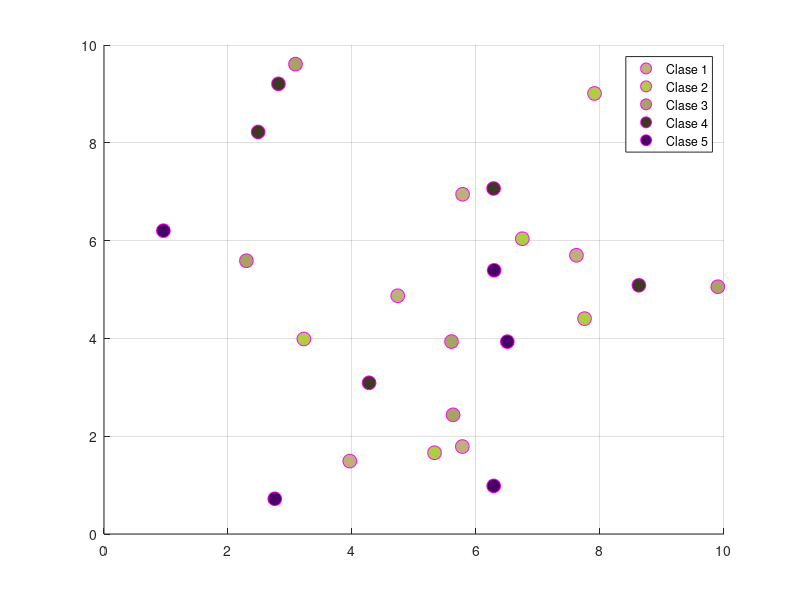

This chart was generated by the following MATLAB code:
clear all
clc
format long;

fileMatsCvHalanobis = fopen('./halanobisCrossVaidation.txt','w');
fileMatsCvEuclidean = fopen('./EuclidianCrossVaidation.txt','w');
fileMatsCvBayes = fopen('./BayesCrossVaidation.txt','w');
fileMatsCvKnn = fopen('./KnnCrossVaidation.txt','w');
porcentajesFinales = fopen('./pFinales.txt','wt');
%generando las clases
Cclases=input('¿cuantas clases quieres? ');
Celementos=input('¿cuantos elementos por clase? ');
cx = zeros(Cclases,Celementos);
cy = zeros(Cclases,Celementos);
aux = zeros(2,Celementos);

for i=1:Cclases   
    vx=input('dame la coordenada del origen del circulo en x: ');
    vy=input('dame la coordenada del origen del circulo en y: ');
    vector=[vx;vy];
    R=input('Radio del circulo ');
    t = 2*pi*rand(1,Celementos);
    r = R*sqrt(rand(1,Celementos));       
    cx(i,:) = vx + r.*cos(t);
    cy(i,:) = vy + r.*sin(t); 
end


%aqui voy a concatenar las 3 matrices de confusion de 5x5 correspondiente a
%cada metodo de entrenamiento correspondiste para cada clasificador
matsConfEndDistMinima = [];
matsConfEndBayes = [];
matsConfEndHalanobis = [];
matsConfEndKnn = [];

clc;
colors = ['b','g','r','c','m','y','k','w'];
color = 1;

figure(1)
grid on
hold on
for i=1:Cclases
    plot(cx(i,:),cy(i,:),'mo','MarkerFaceColor',[rand, rand, rand],'MarkerSize', 10)
end
legend(arrayfun(@(mode) sprintf('Clase %d', mode), 1:size(cx, 2), 'UniformOutput', false))

matsConfEndDistMinima = [];
matsConfEndBayes = [];
matsConfEndHalanobis = [];
matsConfEndKnn = [];

clasificador = input('Introduce el clasificador que desee evaluear: \n 1: Euclidiano \n 2: Mahalanobis \n 3: Bayes \n 4: Kn \n R:');
switch clasificador
    %Euclidiano
    case 1
        matConfusionR = zeros(Cclases,Cclases);
        matConfusionCV = zeros(Cclases,Cclases);
        matConfusionHO = zeros(Cclases,Cclases);
        %RESTITUCION
        for n = 1: Cclases
            %puntos aleatorion n
            puntos = randi(Celementos,1,Celementos);
            %for de prueba con cada uno de los 100 puntos
            for j=1:Celementos
                %fprintf("Estoy ptobando 100 puntos para clase %d\n",i);
                %punto a analizar
                x=cx(n,puntos(j));
                y=cy(n,puntos(j));
                vector=[x;y];
                for p=1:Cclases
                    aux(1,:)=cx(p,:);
                    aux(2,:)=cy(p,:);
                    media=mean(aux,2);
                    distancia(p)=norm(media-vector);
                end
                minima=min(min(distancia));
                valor=find(distancia==minima);
                matConfusionR(n,valor) = matConfusionR(n,valor)+1;
            end
        end
        %MITAD
        for n = 1: Cclases
            %puntos aleatorion n
            puntos = randi(Celementos,1,round(Celementos/2));
            %for de prueba con cada uno de los 99 puntos
            for j=1:round(Celementos/2)
                %fprintf("Estoy ptobando 99 puntos para clase %d\n",i);
                %punto a analizar
                x=cx(n,puntos(j));
                y=cy(n,puntos(j));
                vector=[x;y];
                for p=1:Cclases
                    aux(1,:)=cx(p,:);
                    aux(2,:)=cy(p,:);
                    media=mean(aux,2);
                    distancia(p)=norm(media-vector);
                end
                minima=min(min(distancia));
                valor=find(distancia==minima);
                matConfusionCV(n,valor) = matConfusionCV(n,valor)+1;
            end
        end
        %HOLD IN ONE
        for n = 1: Cclases
            %puntos aleatorion n
            puntos = randi(Celementos,1,Celementos-1);
            %for de prueba con cada uno de los 50 puntos
            for j=1:Celementos-1
                %fprintf("Estoy ptobando 100 puntos para clase %d\n",i);
                %punto a analizar
                x=cx(n,puntos(j));
                y=cy(n,puntos(j));
                vector=[x;y];
                for p=1:Cclases
                    aux(1,:)=cx(p,:);
                    aux(2,:)=cy(p,:);
                    media=mean(aux,2);
                    distancia(p)=norm(media-vector);
                end
                minima=min(min(distancia));
                valor=find(distancia==minima);
                matConfusionHO(n,valor) = matConfusionHO(n,valor)+1;
            end
        end
        
        efficientR = ((trace(matConfusionR)/Cclases)/Celementos)*100;
        efficientCV = ((trace(matConfusionCV)/Cclases)/(round(Celementos/2)))*100;
        efficientHO = ((trace(matConfusionHO)/Cclases)/(Celementos-1))*100;
        fprintf("Resultados distancia minima \n");
        fprintf("- - - - - - - - - - - - - - \n");
        fprintf("Restitucion \n");
        fprintf(" - - - - - - - Matriz - - - - - - -\n");
        disp(matConfusionR);
        fprintf(" - - - - - - - Eficiencia - - - - - - -\n");
        disp(efficientR);
        fprintf("Mitad \n");
        fprintf(" - - - - - - - Matriz - - - - - - -\n");
        disp(matConfusionCV);
        fprintf(" - - - - - - - Eficiencia - - - - - - -\n");
        disp(efficientCV)
        fprintf("Hold in One \n");
        fprintf(" - - - - - - - Matriz - - - - - - -\n");
        disp(matConfusionHO);
        fprintf(" - - - - - - - Eficiencia - - - - - - -\n");
        disp(efficientHO)
        %Mahalanobis
    case 2
        matConfusionR = zeros(Cclases,Cclases);
        matConfusionCV = zeros(Cclases,Cclases);
        matConfusionHO = zeros(Cclases,Cclases);
        %RESTITUCION
        for n = 1: Cclases
            %puntos aleatorion n
            puntos = randi(Celementos,1,Celementos);
            %for de prueba con cada uno de los 100 puntos
            for j=1:Celementos

                %punto a analizar
                x=cx(n,puntos(j));
                y=cy(n,puntos(j));
                vector=[x;y];
                for p=1:Cclases
                    aux(1,:)=cx(p,:);
                    aux(2,:)=cy(p,:);
                    media=mean(aux,2);
                    cov=(aux-media)*(aux-media)';
                    icov=inv(cov);
                    distancia(p)=(vector-media)'*icov*(vector-media);
                end
                minima=min(min(distancia));
                valor=find(distancia==minima);
                matConfusionR(n,valor) = matConfusionR(n,valor)+1;
            end
        end
        %MITAD
        for n = 1: Cclases
            %puntos aleatorion n
            puntos = randi(Celementos,1,round(Celementos/2));
            %for de prueba con cada uno de los 99 puntos
            for j=1:round(Celementos/2)
                %fprintf("Estoy ptobando 99 puntos para clase %d\n",i);
                %punto a analizar
                x=cx(n,puntos(j));
                y=cy(n,puntos(j));
                vector=[x;y];
                for p=1:Cclases
                    aux(1,:)=cx(p,:);
                    aux(2,:)=cy(p,:);
                    media=mean(aux,2);
                    cov=(aux-media)*(aux-media)';
                    icov=inv(cov);
                    distancia(p)=(vector-media)'*icov*(vector-media);
                end
                minima=min(min(distancia));
                valor=find(distancia==minima);
                matConfusionCV(n,valor) = matConfusionCV(n,valor)+1;
            end
        end
        %HOLD IN ONE
        for n = 1: Cclases
            %puntos aleatorion n
            puntos = randi(Celementos,1,Celementos-1);
            %for de prueba con cada uno de los 50 puntos
            for j=1:Celementos-1
                %fprintf("Estoy ptobando 100 puntos para clase %d\n",i);
                %punto a analizar
                x=cx(n,puntos(j));
                y=cy(n,puntos(j));
                vector=[x;y];
                for p=1:Cclases
                    aux(1,:)=cx(p,:);
                    aux(2,:)=cy(p,:);
                    media=mean(aux,2);
                    cov=(aux-media)*(aux-media)';
                    icov=inv(cov);
                    distancia(p)=(vector-media)'*icov*(vector-media);
                end
                minima=min(min(distancia));
                valor=find(distancia==minima);
                matConfusionHO(n,valor) = matConfusionHO(n,valor)+1;
            end
        end
        
        efficientR = ((trace(matConfusionR)/Cclases)/Celementos)*100;
        efficientCV = ((trace(matConfusionCV)/Cclases)/(round(Celementos/2)))*100;
        efficientHO = ((trace(matConfusionHO)/Cclases)/(Celementos-1))*100;
        fprintf("Resultados Mahalanobis \n");
        fprintf("- - - - - - - - - - - - - - \n");
        fprintf("Restitucion \n");
        fprintf(" - - - - - - - Matriz - - - - - - -\n");
        disp(matConfusionR);
        fprintf(" - - - - - - - Eficiencia - - - - - - -\n");
        disp(efficientR);
        fprintf("Mitad \n");
        fprintf(" - - - - - - - Matriz - - - - - - -\n");
        disp(matConfusionCV);
        fprintf(" - - - - - - - Eficiencia - - - - - - -\n");
        disp(efficientCV)
        fprintf("Hold in One \n");
        fprintf(" - - - - - - - Matriz - - - - - - -\n");
        disp(matConfusionHO);
        fprintf(" - - - - - - - Eficiencia - - - - - - -\n");
        disp(efficientHO)
    case 3
        matConfusionR = zeros(Cclases,Cclases);
        matConfusionCV = zeros(Cclases,Cclases);
        matConfusionHO = zeros(Cclases,Cclases);
        %RESTITUCION
        for n = 1: Cclases
            %puntos aleatorion n
            puntos = randi(Celementos,1,Celementos);
            %for de prueba con cada uno de los 100 puntos
            for j=1:Celementos

                %punto a analizar
                x=cx(n,puntos(j));
                y=cy(n,puntos(j));
                vector=[x;y];
                %aqui empieza el clasificador
                for p=1:Cclases 
                    aux(1,:)=cx(p,:);
                    aux(2,:)=cy(p,:);
                    media=mean(aux,2);
                    cov=(aux-media)*(aux-media)';
                    icov=inv(cov);
                    distancia(p)=(vector-media)'*icov*(vector-media);
                end
                minima=min(min(distancia));
                valor=find(distancia==minima);
                %aqui termina el clasificador
                matConfusionR(n,valor) = matConfusionR(n,valor)+1;
            end
        end
        %MITAD
        for n = 1: Cclases
            %puntos aleatorion n
            puntos = randi(Celementos,1,round(Celementos/2));
            %for de prueba con cada uno de los 99 puntos
            for j=1:round(Celementos/2)
                %fprintf("Estoy ptobando 99 puntos para clase %d\n",i);
                %punto a analizar
                x=cx(n,puntos(j));
                y=cy(n,puntos(j));
                vector=[x;y];
                %aqui empieza el clasificador
                for p=1:Cclases 
                    aux(1,:)=cx(p,:);
                    aux(2,:)=cy(p,:);
                    media=mean(aux,2);
                    cov=(aux-media)*(aux-media)';
                    icov=inv(cov);
                    distancia(p)=(vector-media)'*icov*(vector-media);
                end
                minima=min(min(distancia));
                valor=find(distancia==minima);
                %aqui termina el clasificador
                matConfusionCV(n,valor) = matConfusionCV(n,valor)+1;
            end
        end
        %HOLD IN ONE
        for n = 1: Cclases
            %puntos aleatorion n
            puntos = randi(Celementos,1,Celementos-1);
            %for de prueba con cada uno de los 50 puntos
            for j=1:Celementos-1
                %fprintf("Estoy ptobando 100 puntos para clase %d\n",i);
                %punto a analizar
                x=cx(n,puntos(j));
                y=cy(n,puntos(j));
                vector=[x;y];
                %aqui empieza el clasificador
                for p=1:Cclases 
                    aux(1,:)=cx(p,:);
                    aux(2,:)=cy(p,:);
                    media=mean(aux,2);
                    cov=(aux-media)*(aux-media)';
                    icov=inv(cov);
                    distancia(p)=(vector-media)'*icov*(vector-media);
                end
                minima=min(min(distancia));
                valor=find(distancia==minima);
                %aqui termina el clasificador
                matConfusionHO(n,valor) = matConfusionHO(n,valor)+1;
            end
        end
        
        efficientR = ((trace(matConfusionR)/Cclases)/Celementos)*100;
        efficientCV = ((trace(matConfusionCV)/Cclases)/(round(Celementos/2)))*100;
        efficientHO = ((trace(matConfusionHO)/Cclases)/(Celementos-1))*100;
        
        fprintf("Resultados Bayes \n");
        fprintf("- - - - - - - - - - - - - - \n");
        fprintf("Restitucion \n");
        fprintf(" - - - - - - - Matriz - - - - - - -\n");
        disp(matConfusionR);
        fprintf(" - - - - - - - Eficiencia - - - - - - -\n");
        disp(efficientR);
        fprintf("Mitad \n");
        fprintf(" - - - - - - - Matriz - - - - - - -\n");
        disp(matConfusionCV);
        fprintf(" - - - - - - - Eficiencia - - - - - - -\n");
        disp(efficientCV)
        fprintf("Hold in One \n");
        fprintf(" - - - - - - - Matriz - - - - - - -\n");
        disp(matConfusionHO);
        fprintf(" - - - - - - - Eficiencia - - - - - - -\n");
        disp(efficientHO)
    case 4
        matConfusionR = zeros(Cclases,Cclases);
        matConfusionCV = zeros(Cclases,Cclases);
        matConfusionHO = zeros(Cclases,Cclases);
        %RESTITUCION
        for n = 1: Cclases
            %puntos aleatorion n
            puntos = randi(Celementos,1,Celementos);
            %for de prueba con cada uno de los 100 puntos
            for j=1:Celementos

                %punto a analizar
                x=cx(n,puntos(j));
                y=cy(n,puntos(j));
                vector=[x;y];
                %aqui empieza el clasificador
                for p=1:Cclases 
                    aux(1,:)=cx(p,:);
                    aux(2,:)=cy(p,:);
                    media=mean(aux,2);
                    cov=(aux-media)*(aux-media)';
                    icov=inv(cov);
                    distancia(p)=(vector-media)'*icov*(vector-media);
                end
                minima=min(min(distancia));
                valor=find(distancia==minima);
                %aqui termina el clasificador
                matConfusionR(n,valor) = matConfusionR(n,valor)+1;
            end
        end
        %MITAD
        for n = 1: Cclases
            %puntos aleatorion n
            puntos = randi(Celementos,1,round(Celementos/2));
            %for de prueba con cada uno de los 99 puntos
            for j=1:round(Celementos/2)
                %fprintf("Estoy ptobando 99 puntos para clase %d\n",i);
                %punto a analizar
                x=cx(n,puntos(j));
                y=cy(n,puntos(j));
                vector=[x;y];
                %aqui empieza el clasificador
                for p=1:Cclases 
                    aux(1,:)=cx(p,:);
                    aux(2,:)=cy(p,:);
                    media=mean(aux,2);
                    cov=(aux-media)*(aux-media)';
                    icov=inv(cov);
                    distancia(p)=(vector-media)'*icov*(vector-media);
                end
                minima=min(min(distancia));
                valor=find(distancia==minima);
                %aqui termina el clasificador
                matConfusionCV(n,valor) = matConfusionCV(n,valor)+1;
            end
        end
        %HOLD IN ONE
        for n = 1: Cclases
            %puntos aleatorion n
            puntos = randi(Celementos,1,Celementos-1);
            %for de prueba con cada uno de los 50 puntos
            for j=1:Celementos-1
                %fprintf("Estoy ptobando 100 puntos para clase %d\n",i);
                %punto a analizar
                x=cx(n,puntos(j));
                y=cy(n,puntos(j));
                vector=[x;y];
                %aqui empieza el clasificador
                for p=1:Cclases 
                    aux(1,:)=cx(p,:);
                    aux(2,:)=cy(p,:);
                    media=mean(aux,2);
                    cov=(aux-media)*(aux-media)';
                    icov=inv(cov);
                    distancia(p)=(vector-media)'*icov*(vector-media);
                end
                minima=min(min(distancia));
                valor=find(distancia==minima);
                %aqui termina el clasificador
                matConfusionHO(n,valor) = matConfusionHO(n,valor)+1;
            end
        end
        
        efficientR = ((trace(matConfusionR)/Cclases)/Celementos)*100;
        efficientCV = ((trace(matConfusionCV)/Cclases)/(round(Celementos/2)))*100;
        efficientHO = ((trace(matConfusionHO)/Cclases)/(Celementos-1))*100;
        fprintf("Resultados KNN \n");
        fprintf("- - - - - - - - - - - - - - \n");
        fprintf("Restitucion \n");
        fprintf(" - - - - - - - Matriz - - - - - - -\n");
        disp(matConfusionR);
        fprintf(" - - - - - - - Eficiencia - - - - - - -\n");
        disp(efficientR);
        fprintf("Mitad \n");
        fprintf(" - - - - - - - Matriz - - - - - - -\n");
        disp(matConfusionCV);
        fprintf(" - - - - - - - Eficiencia - - - - - - -\n");
        disp(efficientCV)
        fprintf("Hold in One \n");
        fprintf(" - - - - - - - Matriz - - - - - - -\n");
        disp(matConfusionHO);
        fprintf(" - - - - - - - Eficiencia - - - - - - -\n");
        disp(efficientHO)
end





